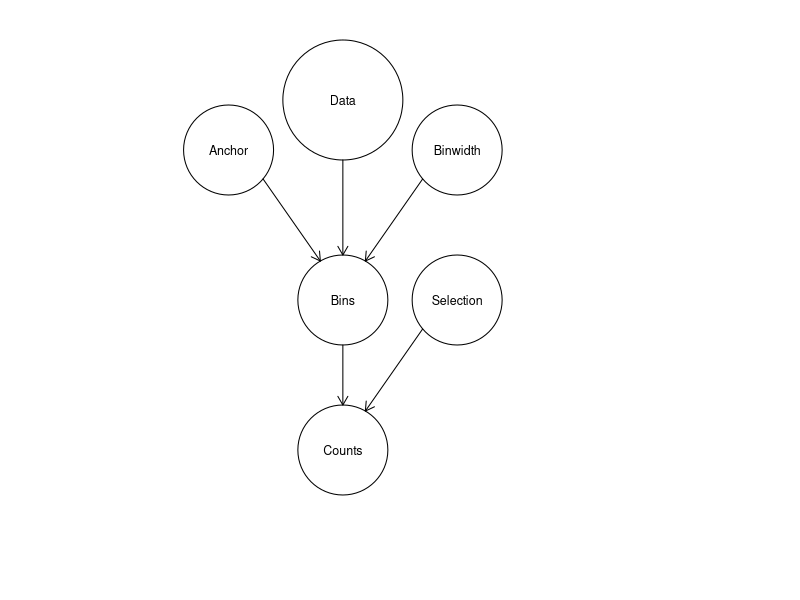
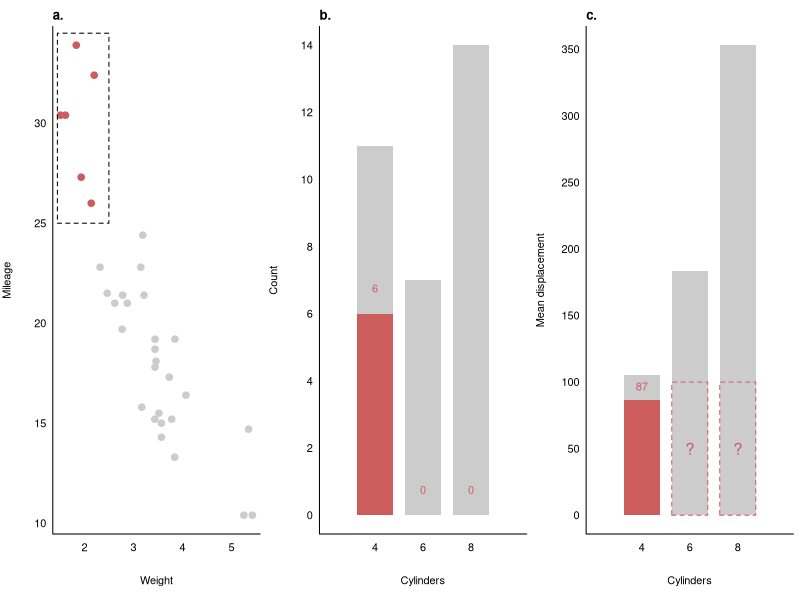
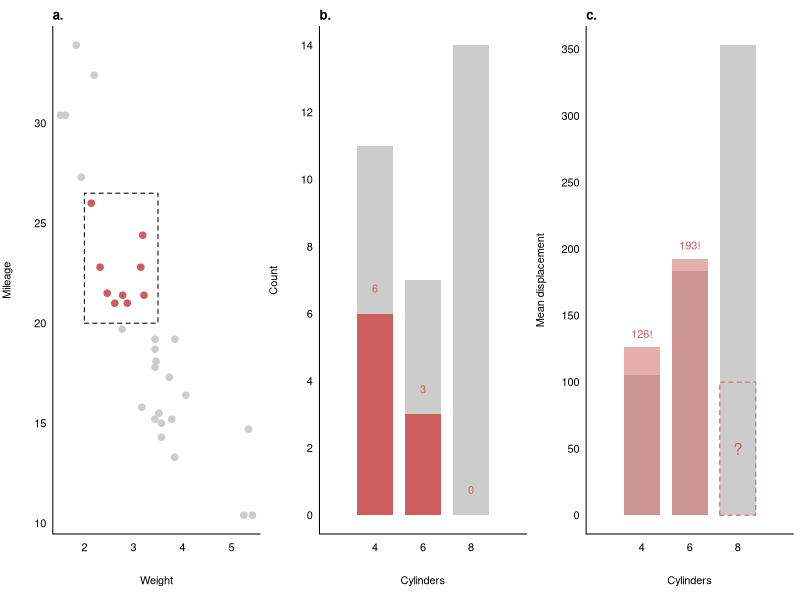
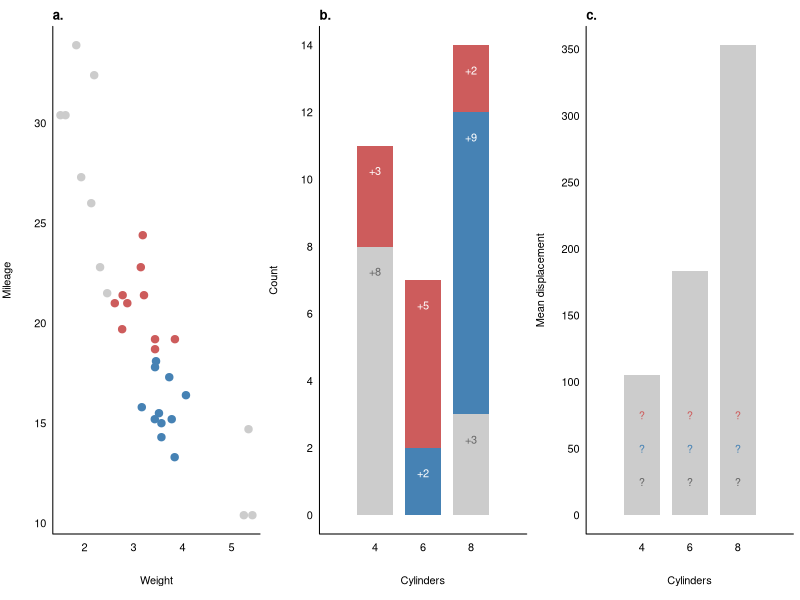
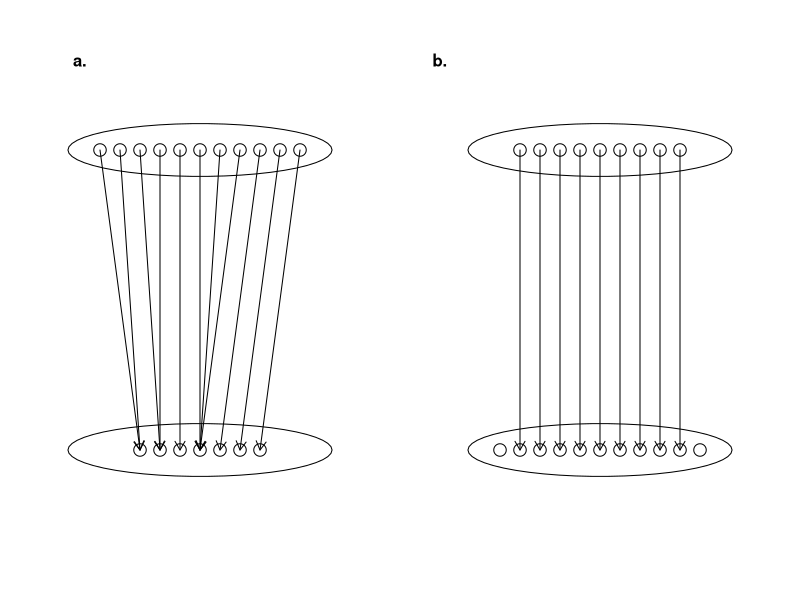
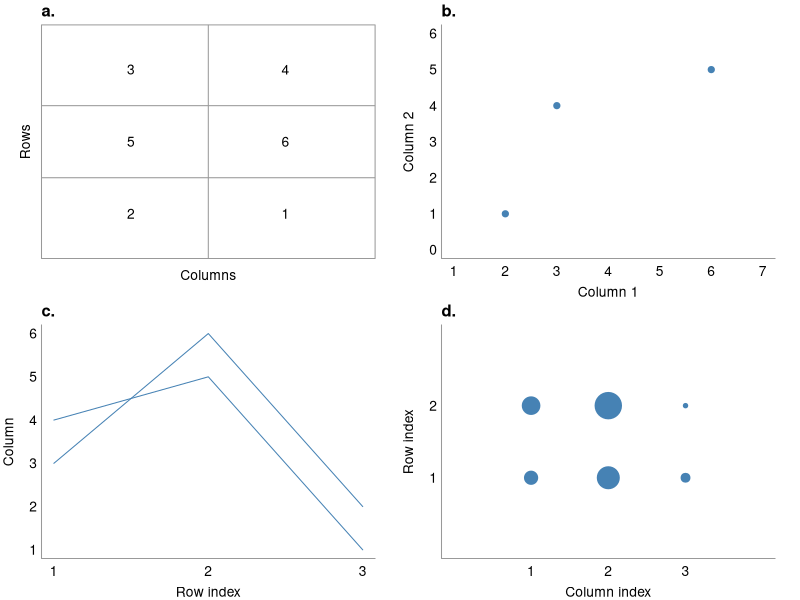
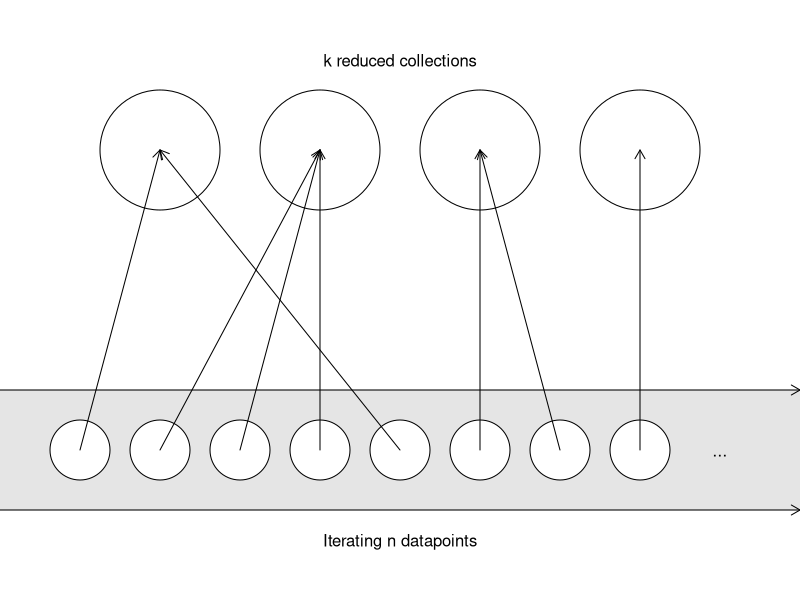
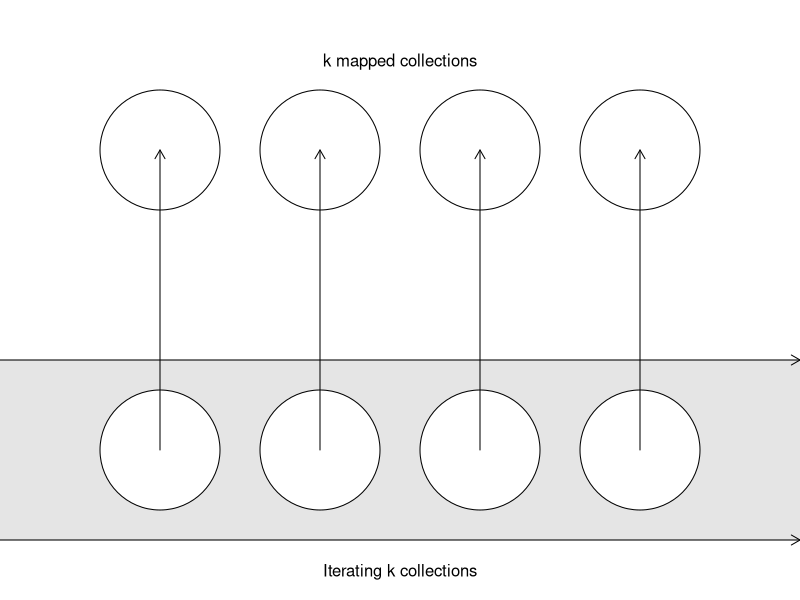

The R script that drew these images, in order: (Note: this script raises an error after producing the figures.)
## ---- chunk 1
knitr::opts_chunk$set(echo = TRUE)
## ---- chunk 2
#| echo: false
#| fig-cap: "Reactive hierarchy in a stacked histogram. When selection changes (as a result of linked brushing), we do not need to recompute bins, since these depend just on the data, anchor, and binwidth (= parent nodes). Instead, we only need to recompute count within each sub-bar, defined by combinations of bin and group. However, when either anchor or binwidth change, we do need to recompute the bins, and as a result counts as well (= child nodes)."

library(grid)

draw_node <- function(x, y, r, label, draw_label = TRUE) {
  grid.circle(x, y, r, name = label)
  if (draw_label) grid.text(label, x, y, gp = gpar(cex = 0.75))
  
}

draw_edge <- function(node1, node2, theta1, theta2, arrow) {
  grid.segments(grobX(node1, theta1), grobY(node1, theta1),
                grobX(node2, theta2), grobY(node2, theta2),
                arrow = arrow)
}

grid.newpage()
arrow1 <- arrow(length = unit(0.1, "inches"))
draw_node(6/14, 5/6, 0.1, "Data")
draw_node(8/14, 3/4, 0.075, "Binwidth")
draw_node(4/14, 3/4, 0.075, "Anchor")
draw_node(6/14, 1/2, 0.075, "Bins")

draw_edge("Data", "Bins", 270, 90, arrow1)
draw_edge("Binwidth", "Bins", 220, 60, arrow1)
draw_edge("Anchor", "Bins", 320, 120, arrow1)

draw_node(8/14, 1/2, 0.075, "Selection")
draw_node(6/14, 1/4, 0.075, "Counts")

draw_edge("Bins", "Counts", 270, 90, arrow1)
draw_edge("Selection", "Counts", 220, 60, arrow1)

## ---- chunk 3
#| fig.height: 3
#| fig.cap: "The problem of representing empty selection. a) An illustration of selection by linked brushing. b) In the barplot of counts, the count within an empty selection (red) is zero and so an absence of a bar accurately represents a count of zero. c) In the barplot of means, the mean of an empty selection is not defined. Absence of a bar could indicate that either no cases are selected or some cases are selected and their mean is equal to the lower y-axis limit (zero in this case)."

wt <- mtcars$wt
mpg <- mtcars$mpg
cyl <- mtcars$cyl
disp <- mtcars$disp
one <- numeric(nrow(mtcars)) + 1

cyl_unique <- c(4, 6, 8)

wt_lim0 <- 1.45
wt_lim1 <- 2.5
mpg_lim0 <- 25
mpg_lim1 <- 34.5

cyl_unique <- c(4, 6, 8)

selected <- ((wt > wt_lim0) & (wt < wt_lim1) & (mpg > mpg_lim0) & mpg < mpg_lim1)
col <- c("grey80", "indianred")[selected + 1]
selected_cyls <- c(4, 6, 8) %in% unique(cyl[selected])

bars11 <- tapply(one, cyl, sum)
bars12 <- tapply(one[selected], cyl[selected], sum)

bars21 <- tapply(disp, cyl, mean)
bars22 <- tapply(disp[selected], cyl[selected], mean)

axis_fun1 <- function() {
  axis(1, tick = FALSE, line = -0.5)
  axis(2, tick = FALSE, las = 1, line = -0.5)
  box(bty = "L")
}

axis_fun2 <- function() {
  axis(1, at = c(4, 6, 8), tick = FALSE, line = -0.5)
  axis(2, tick = FALSE, las = 1, line = -0.5)
  box(bty = "L")
}

par(mfrow = c(1, 3), mar = c(5, 4, 2, 0.5))

plot(wt, mpg, pch = 20, col = col, cex = 2,
     axes = FALSE, xlab = "Weight", ylab = "Mileage")
rect(wt_lim0, mpg_lim0, wt_lim1, mpg_lim1, lty = "dashed")
title(main = "a.", adj = 0, line = 0.5)
axis_fun1()

barx <- c(4, 6, 8)
barx0 <- barx - 0.75
barx1 <- barx + 0.75

barx_selected<- barx[selected_cyls]
barx_notselected <- barx[!selected_cyls]
barx0_selected <- barx0[selected_cyls]
barx1_selected <- barx1[selected_cyls]
barx0_notselected <- barx0[!selected_cyls]
barx1_notselected <- barx1[!selected_cyls]

plot(c(2, 10), c(0, max(bars11)), type = "n", 
     axes = FALSE, xlab = "Cylinders", ylab = "Count")
rect(barx0, 0, barx1, bars11,
     col = "grey80", border = NA)
rect(barx0_selected, 0, barx1_selected, bars12,
     col = "indianred", border = NA)
text(barx, c(bars12, 0, 0) + 0.75, labels = c(bars12, "0", "0"),
     col = "indianred")
title(main = "b.", adj = 0, line = 0.5)
axis_fun2()

plot(c(2, 10), c(0, max(bars21)), type = "n",
     axes = FALSE, xlab = "Cylinders", ylab = "Mean displacement")
rect(cyl_unique - 0.75, 0, cyl_unique + 0.75, bars21,
     col = "grey80", border = NA)
rect(barx0_selected, 0, barx1_selected, bars22,
     col = "indianred", border = NA)
rect(barx0_notselected, 0, barx1_notselected, 100,
     col = NA, border = "indianred", lty = "dashed")
text(barx_notselected, 50, labels = "?", col = "indianred", cex = 1.5)
text(barx_selected, bars22 + 10, labels = round(bars22), col = "indianred")
title(main = "c.", adj = 0, line = 0.5)
axis_fun2()

## ---- chunk 4
#| echo: FALSE
#| fig.height: 3
#| fig.cap: "The relationship between selection vs. the whole. a) An illustration of selection by linked brushing. b) In the barplot of counts (middle), the count within a selection (red) is always less than or equal to the count within the whole and the outline of the bars does not change. c) In the barplot of means, the mean of a selection can be greater and so the outline of the bars will change in response to user input."

wt <- mtcars$wt
mpg <- mtcars$mpg
cyl <- mtcars$cyl
disp <- mtcars$disp
one <- numeric(nrow(mtcars)) + 1

cyl_unique <- c(4, 6, 8)

wt_lim0 <- 2
wt_lim1 <- 3.5
mpg_lim0 <- 20
mpg_lim1 <- 26.5

selected <- ((wt > wt_lim0) & (wt < wt_lim1) & (mpg > mpg_lim0) & mpg < mpg_lim1)
col <- c("grey80", "indianred")[selected + 1]
selected_cyls <- c(4, 6, 8) %in% unique(cyl[selected])

bars11 <- tapply(one, cyl, sum)
bars12 <- tapply(one[selected], cyl[selected], sum)

bars21 <- tapply(disp, cyl, mean)
bars22 <- tapply(disp[selected], cyl[selected], mean)

axis_fun1 <- function() {
  axis(1, tick = FALSE, line = -0.5)
  axis(2, tick = FALSE, las = 1, line = -0.5)
  box(bty = "L")
}

axis_fun2 <- function() {
  axis(1, at = c(4, 6, 8), tick = FALSE, line = -0.5)
  axis(2, tick = FALSE, las = 1, line = -0.5)
  box(bty = "L")
}

par(mfrow = c(1, 3), mar = c(5, 4, 2, 0.5))

plot(wt, mpg, pch = 20, col = col, cex = 2,
     axes = FALSE, xlab = "Weight", ylab = "Mileage")
rect(wt_lim0, mpg_lim0, wt_lim1, mpg_lim1, lty = "dashed")
title(main = "a.", adj = 0, line = 0.5)
axis_fun1()

barx <- c(4, 6, 8)
barx0 <- barx - 0.75
barx1 <- barx + 0.75

barx_selected<- barx[selected_cyls]
barx_notselected <- barx[!selected_cyls]
barx0_selected <- barx0[selected_cyls]
barx1_selected <- barx1[selected_cyls]
barx0_notselected <- barx0[!selected_cyls]
barx1_notselected <- barx1[!selected_cyls]

plot(c(2, 10), c(0, max(bars11)), type = "n", 
     axes = FALSE, xlab = "Cylinders", ylab = "Count")
rect(barx0, 0, barx1, bars11,
     col = "grey80", border = NA)
rect(barx0_selected, 0, barx1_selected, bars12,
     col = "indianred", border = NA)
text(barx, c(bars12, 0, 0) + 0.75, labels = c(bars12, "0", "0"),
     col = "indianred")
title(main = "b.", adj = 0, line = 0.5)
axis_fun2()

plot(c(2, 10), c(0, max(bars21)), type = "n",
     axes = FALSE, xlab = "Cylinders", ylab = "Mean displacement")
rect(cyl_unique - 0.75, 0, cyl_unique + 0.75, bars21,
     col = "grey80", border = NA)
rect(barx0_selected, 0, barx1_selected, bars22,
     col = adjustcolor("indianred", 0.5), border = NA)
rect(barx0_notselected, 0, barx1_notselected, 100,
     col = NA, border = "indianred", lty = "dashed")
text(barx_notselected, 50, labels = "?", col = "indianred", cex = 1.5)
text(barx_selected, bars22 + 10, labels = paste0(round(bars22), "!"), col = "indianred")
title(main = "c.", adj = 0, line = 0.5)
axis_fun2()

## ---- chunk 5
#| echo: false
#| fig-height: 3
#| fig-cap: "Combining selections. a) An illustration of selection by linked brushing, with two groups. b) In the barplot of counts, statistics can be stacked on top of each other such that the count of the stacked bar is identical to the count of the whole bar (i.e. one that would result from no selections). c) In the barplot of means, no such procedure for combining statistics exists."

wt <- mtcars$wt
mpg <- mtcars$mpg
cyl <- mtcars$cyl
disp <- mtcars$disp
one <- numeric(nrow(mtcars)) + 1

cyl_unique <- c(4, 6, 8)
group1 <- (wt > 2.5) & (wt < 4.5) & (mpg < 18.5)
group2 <- (wt > 2.5) & (wt < 4.5) & (mpg > 18.5)

group <- group1 * 1 + group2 * 2 + 1
cols <- c("grey80", "steelblue", "indianred")
col <- cols[group]


axis_fun1 <- function() {
  axis(1, tick = FALSE, line = -0.5)
  axis(2, tick = FALSE, las = 1, line = -0.5)
  box(bty = "L")
}

axis_fun2 <- function() {
  axis(1, at = c(4, 6, 8), tick = FALSE, line = -0.5)
  axis(2, tick = FALSE, las = 1, line = -0.5)
  box(bty = "L")
}

bars11 <- tapply(one, cyl, sum)
bars12 <- tapply(one, list(cyl, group), sum)
bars12[is.na(bars12)] <- 0

bars21 <- tapply(disp, cyl, mean)

par(mfrow = c(1, 3), mar = c(5, 4, 2, 0.5))

plot(wt, mpg, pch = 19, col = col, cex = 1.5,
     axes = FALSE, xlab = "Weight", ylab = "Mileage")
title(main = "a.", adj = 0, line = 0.5)
axis_fun1()

plot(c(2, 10), c(0, max(bars11)), type = "n",
     axes = FALSE, xlab = "Cylinders", ylab = "Count")
rect(cyl_unique - 0.75, 0, cyl_unique + 0.75, bars11, 
     col = "grey80", border = NA)
for (i in 1:3) {
  counts <- bars12[i, ]
  y0 <- cumsum(c(0, counts[-length(counts)]))
  y1 <- cumsum(counts)
  
  rect(cyl_unique[i] - 0.75, y0, cyl_unique[i] + 0.75, y1, 
       col = cols, border = NA)
} 
text(c(4, 4, 6, 6, 8, 8, 8), c(8, 11, 2, 7, 3, 12, 14) - 0.75, 
     labels = c("+8", "+3", "+2", "+5", "+3", "+9", "+2"), 
     col = c("grey40", "white", "white", "white", "grey40", 
             "white", "white"))
title(main = "b.", adj = 0, line = 0.5)
axis_fun2()

plot(c(2, 10), c(0, max(bars21)), type = "n",
     axes = FALSE, xlab = "Cylinders", ylab = "Mean displacement")
rect(cyl_unique - 0.75, 0, cyl_unique + 0.75, bars21, 
     col = "grey80", border = NA)
text(rep(c(4, 6, 8), each = 3), rep(25 * 1:3, 3), labels = "?",
     col = rep(c("grey40", "steelblue", "indianred"), 3))
title(main = "c.", adj = 0, line = 0.5)
axis_fun2()


## ---- chunk 6
#| echo: false
#| fig-height: 3
#| fig-cap: "Two types of functions: a) surjective, b) injective."

library(gridExtra)

domain_pts1 <- seq(0.25, 0.75, 0.05)
codomain_pts1 <- seq(0.35, 0.65, 0.05)
mapping1 <- c(1, 1, 2, 2, 3, 4, 4, 4, 5, 6, 7)

codomain_pts2 <- domain_pts1
domain_pts2 <- codomain_pts2[-c(1, length(codomain_pts2))]

grid.newpage()
grid.text("a.", 0.1, 0.9, gp = gpar(fontface = "bold"))
pushViewport(viewport(x = 0.25, width = 0.5))
grid.ellipse(0.5, 0.75, 15, pi / 2, 0.2)
grid.ellipse(0.5, 0.25, 15, pi / 2, 0.2)
grid.points(domain_pts1, rep(0.75, length(domain_pts1)), 
            default.units = "npc")
grid.points(codomain_pts1, rep(0.25, length(codomain_pts1)), 
            default.units = "npc")
grid.segments(domain_pts1, rep(0.75, length(domain_pts1)),
              codomain_pts1[mapping1], rep(0.25, length(domain_pts1)),
              arrow = arrow(length = unit(0.025, "npc")))

popViewport()
pushViewport(viewport(x = 0.75, width = 0.5))
grid.text("b.", 0.1, 0.9, gp = gpar(fontface = "bold"))
grid.ellipse(0.5, 0.75, 15, pi / 2, 0.2)
grid.ellipse(0.5, 0.25, 15, pi / 2, 0.2)
grid.points(domain_pts2, rep(0.75, length(domain_pts2)), 
            default.units = "npc")
grid.points(codomain_pts2, rep(0.25, length(codomain_pts2)), 
            default.units = "npc")
grid.segments(domain_pts2, rep(0.75, length(domain_pts2)),
              domain_pts2, rep(0.25, length(domain_pts2)),
              arrow = arrow(length = unit(0.025, "npc")))

## ---- chunk 7
#| echo: FALSE
#| fig.height: 4
#| fig.cap: "Three ways of partitioning a tabular data set. a) The underlying data, represented as a matrix with 3 rows and 2 columns. b) To draw a scatterplot, we can slice along the rows and draw points at the x- and y-position given by the columns. c) To draw a lineplot, we can slice along the columns & draw lines by connecting points given by the corresponding row values. d) To draw a dotplot, we can slice along both rows and columns and draw points at given row and column index, with point size given by the corresponding cell value."

library(gridExtra)

set.seed(123)
data <- matrix(sample(1:6), ncol = 2)

lims <- range(data)
scatlims <- apply(data, 2, range) + c(-1, 1)

lay1 <- matrix(c(1, 3, 2, 4), ncol = 2)
layout(lay1)
par(mar = c(2.5, 2.5, 1.5, 1.5))

plot(rep(1:2, 3), rep(1:3, 2), type = "n", axes = FALSE,
     xlab = NA, ylab = NA, xlim = c(0.5, 2.5), ylim = c(0.5, 3.5))
abline(v = 1.5, col = "grey60")
abline(h = c(1.5, 2.5), col = "grey60")
text(label = data[3:1, ], rep(1:2, 3), rep(1:3, 2))
box(col = "grey60")
title(main = "a.", adj = 0, line = 0.5)
title(ylab = "Rows", line = 0.5)
title(xlab = "Columns", line = 0.5)

plot(data[, 1], data[, 2], pch = 19, col = "steelblue",
     axes = FALSE, xlab = NA, ylab = NA,
     xlim = scatlims[, 1], ylim = scatlims[, 2])
axis(1, line = -3/4, tick = FALSE)
axis(2, line = -3/4, tick = FALSE, las = 1)
title(xlab = "Column 1", line = 1.5)
title(ylab = "Column 2", line = 1.5)
title(main = "b.", adj = 0, line = 0.5)
box(bty = "L", col = "grey60")

plot(data[, 1], type = "l", ylim = lims,
     xlab = NA, ylab = NA,
     axes = FALSE, col = "steelblue")
lines(data[, 2], ylim = lims, col = "steelblue")
axis(1, 1:3, line = -3/4, tick = FALSE)
axis(2, line = -3/4, tick = FALSE, las = 1)
title(xlab = "Row index", line = 1.5)
title(ylab = "Column", line = 1.5)
title(main = "c.", adj = 0, line = 0.5)
box(bty = "L", col = "grey60")

plot(rep(1:3, 2), rep(1:2, 3), 
     pch = 19, cex = data / sqrt(2), 
     xlim = c(0, 4), ylim = c(0, 3),
     col = "steelblue", axes = FALSE, 
     xlab = NA, ylab = NA)
axis(1, 1:3, line = -3/4, tick = FALSE)
axis(2, 1:2, line = -3/4, tick = FALSE, las = 1)
title(main = "d.", adj = 0, line = 0.5)
title(xlab = "Column index", line = 1.5)
title(ylab = "Row index", line = 1.5)
box(bty = "L", col = "grey60")

## ---- chunk 8
#| echo: false
#| fig-height: 3
#| fig-cap: "Diagram of the reduce operation: we iterate through $n$ datapoints, updating the appropriate collection of summaries (one of $k$, ) at each step."

x0 <- seq(0.1, 0.8, by = 0.1)
x1 <- seq(0.2, 0.9, by = 0.1)

xparts <- seq(0.2, 0.8, by = 0.2)
part <- c(1, 2, 2, 2, 1, 3, 3, 4)

grid.newpage()
grid.text("k reduced collections", 0.5, 0.9)
grid.rect(0.5, 0.25, 1, 0.2, gp = gpar(fill = "grey90", col = NA))
grid.segments(0, 0.35, 1, 0.35, arrow = arrow1)
grid.segments(0, 0.15, 1, 0.15, arrow = arrow1)
grid.circle(xparts, 0.75, r = 0.1, gp = gpar(fill = "white"))
grid.circle(x0, 0.25, r = 0.05, gp = gpar(fill = "white"))
grid.text("...", 0.9, 0.25)
grid.segments(x0, 0.25, xparts[part], 0.75,
              arrow = arrow1)
grid.text("Iterating n datapoints", 0.5, 0.1)

## ---- chunk 9
#| echo: false
#| fig-height: 3
#| fig-cap: "Diagram of the map operation: we iterate through the $k$ collections of summaries, translating each collection at each step."

x0 <- seq(0.1, 0.8, by = 0.1)
x1 <- seq(0.2, 0.9, by = 0.1)

xparts <- seq(0.2, 0.8, by = 0.2)

grid.newpage()
grid.text("k mapped collections", 0.5, 0.9)
grid.rect(0.5, 0.25, 1, 0.3, gp = gpar(fill = "grey90", col = NA))
grid.segments(0, 0.4, 1, 0.4, arrow = arrow1)
grid.segments(0, 0.1, 1, 0.1, arrow = arrow1)
grid.circle(xparts, 0.75, r = 0.1, gp = gpar(fill = "white"))
grid.circle(xparts, 0.25, r = 0.1, gp = gpar(fill = "white"))
grid.segments(xparts, 0.25, xparts, 0.75, arrow = arrow1)
grid.text("Iterating k collections", 0.5, 0.05)

## ---- chunk 10
#| echo: false
#| fig-height: 3
#| fig-cap: "Diagram of stacking: we iterate through the $k$ collections of summaries, each time first updating the collection of stacked values (belonging to the appropriate parent part) by the part values and then copying the stacked values into the part."

x0 <- seq(0.1, 0.8, by = 0.1)
x1 <- seq(0.2, 0.9, by = 0.1)

xparentparts <- c(1/3, 2/3)
parentpart <- c(1, 1, 1, 2)

grid.newpage()
grid.text("parent collections", 0.5, 0.9)
grid.rect(0.5, 0.25, 1, 0.3, gp = gpar(fill = "grey90", col = NA))
grid.segments(0, 0.4, 1, 0.4, arrow = arrow1)
grid.segments(0, 0.1, 1, 0.1, arrow = arrow1)
grid.circle(xparentparts, 0.75, r = 0.1, gp = gpar(fill = "white"))
grid.circle(xparts, 0.25, r = 0.1, gp = gpar(fill = "white"))
grid.segments(xparentparts[parentpart] - 0.03, 0.75, xparts, 0.25, arrow = arrow1)
grid.segments(xparts, 0.25, xparentparts[parentpart] + c(0, 1, 2, 0) * 0.01, 0.75, arrow = arrow1)
grid.text("Iterating k collections", 0.5, 0.05)

## ---- chunk 11
#| echo: false
#| fig-cap: "Illustration of the model structure. Data is split into a hierarchy of partitions (left). Parts within partitions form a graph/tree that can be used to calculate summaries/statistics (middle). Finally, the hierarchy of summaries is plotted via geometric objects (right)."
#| out.width: "6in"
#| out.height: "3in"
#| fig.align: 'center'

knitr::include_graphics("process.png")
